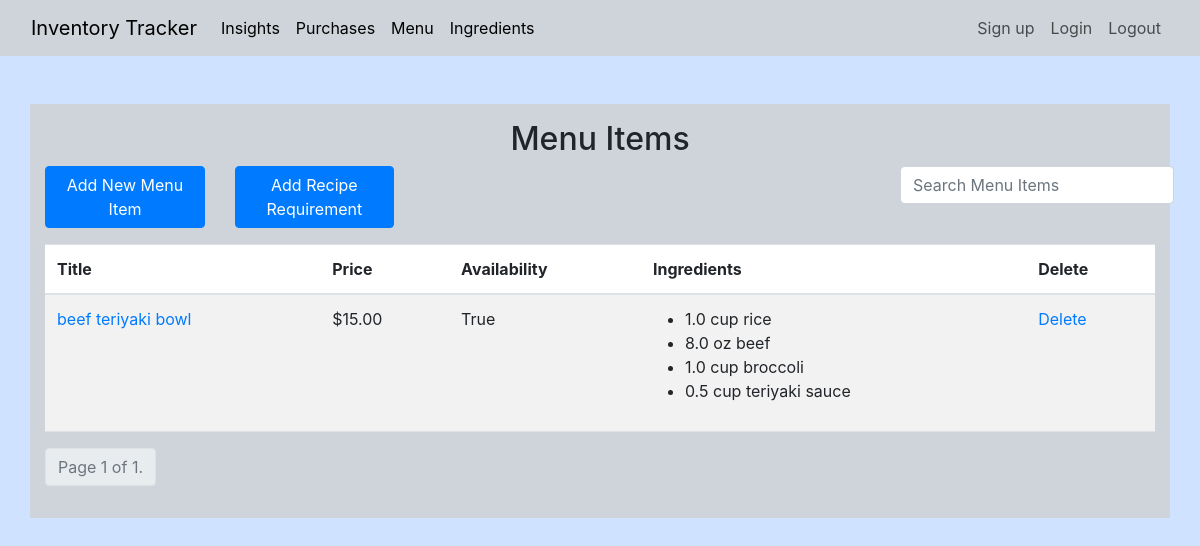
The page /menu/ (signed in) on the database its author committed.
### inventoryApp/models.py (models this page shows, shortened)
class MenuItem(models.Model):
    title = models.CharField(max_length=200, unique=True)
    price = models.FloatField(default=0.00)
    user = models.ForeignKey(User, on_delete=models.CASCADE, default=None)
    def available(self):
        return all(X.enough() for X in self.reciperequirement_set.all())

class RecipeRequirement(models.Model):
    menu_item = models.ForeignKey(MenuItem, on_delete=models.CASCADE)
    ingredient = models.ForeignKey(Ingredient, on_delete=models.CASCADE)
    quantity = models.FloatField(default=0)
    unit = models.CharField(max_length=20, choices=UNITS_OF_MEASUREMENT, default='lb')
    user = models.ForeignKey(User, on_delete=models.CASCADE, default=None)
    def enough(self):
        required_quantity = UnitConversionUtil.convert_to_common_unit(self.quantity, self.unit, self.ingredient.name)
        available_quantity = UnitConversionUtil.convert_to_common_unit(self.ingredient.quantity, self.ingredient.unit,
                                                                       self.ingredient.name)
        return required_quantity <= available_quantity

class Ingredient(models.Model):
    name = models.CharField(max_length=200, unique=True)
    quantity = models.FloatField(default=0)
    unit = models.CharField(max_length=20, choices=UNITS_OF_MEASUREMENT, default='lb')
    price_per_unit = models.FloatField(default=0)
    user = models.ForeignKey(User, on_delete=models.CASCADE, default=None)

### inventoryApp/views.py (the view)
# urls.py: path('menu/', MenuListView.as_view(), name='menu-detail'),
class MenuListView(LoginRequiredMixin, ListView):
    template_name = 'inventoryApp/menu.html'
    model = MenuItem
    ordering = ['title']
    paginate_by = 5
    def get_queryset(self):
        queryset = super().get_queryset()
        queryset = queryset.filter(user=self.request.user)
        search_term = self.request.GET.get('search', None)
        if search_term:
            queryset = queryset.filter(title__icontains=search_term)
        return queryset

### inventoryApp/constants/util.py (called while the page is built)
    @staticmethod
    def convert_to_common_unit(quantity, unit, ingredient_name):
        density = INGREDIENT_DENSITIES.get(ingredient_name)
        if density is None:
            best_match = difflib.get_close_matches(ingredient_name, INGREDIENT_DENSITIES.keys(), n=1)
            if best_match:
                density = INGREDIENT_DENSITIES[best_match[0]]
            else:
                density = 1  # Density of water as default
        for key in UNIT_CONVERSIONS:
            if key.find(unit) != -1:
                quantity *= UNIT_CONVERSIONS.get(key)
                break
        return quantity / density  # Convert to grams or milliliters

### inventoryApp/templates/inventoryApp/menu.html (shortened to what this page needs)
{% extends 'inventoryApp/base.html' %}
{% block content %}
<div class="container bg-dark-subtle mt-5 pt-3 pb-3">
    <h2 style="text-align: center">Menu Items</h2>
    <div class="row justify-content-between mb-3">
        <div class="col-md-2">
            <a type="button" class="btn btn-primary btn-block" href="{% url 'add-menu-item' %}">Add New Menu Item</a>
        </div>
        <div class="col-md-7">
            <a type="button" class="btn btn-primary btn-block" style="width: 25%" href="{% url 'add-recipe-requirement' %}">
                Add Recipe Requirement</a>
        </div>
        <div class="col-md-3">
            <form action="" method="get">
              <input class="form-control" style="width: auto" type="text" name="search" placeholder="Search Menu Items">
            </form>
        </div>
   </div>
    <div class="table-responsive">
        <table class="table table-striped">
            <thead>
                <tr>
                    <th>Title</th>
                    <th>Price</th>
                    <th>Availability</th>
                    <th>Ingredients</th>
                    <th>Delete</th>
                </tr>
            </thead>
            <tbody>
            {% for menu_item in object_list %}
                <tr>
                    <td>
                        <a href="{% url "update-menu-item" menu_item.id %}">{{ menu_item.title }}</a>
                    </td>
                    <td class="price">${{ menu_item.price|stringformat:".2f" }}</td>
                    <td>{{ menu_item.available }}</td>
                    <td><ul class="menu-item-ingredients">
                {% for recipe_requirement in menu_item.reciperequirement_set.all %}
                <li>{{ recipe_requirement.quantity }} {{recipe_requirement.unit }}
                    {{ recipe_requirement.ingredient.name }}</li>
                {% empty %}
                    No ingredients.
                {% endfor %}
            </ul></td>
                <td><a href="{% url 'delete-menu-item' menu_item.id %}">Delete</a></td>
                </tr>
            {% empty %}
                <tr>
                    <td colspan="5">No results found.</td>
                </tr>
            {% endfor %}
            </tbody>
        </table>
    </div>
    <div>
      <ul class="pagination">
        <li class="page-item disabled">
          <span class="page-link bg-body-secondary">
            Page {{ page_obj.number }} of {{ page_obj.paginator.num_pages }}.
          </span>
        </li>
      </ul>
    </div>
</div>
{% endblock %}

### rows shown on the page
MenuItem: title "beef teriyaki bowl", price "15.00", available "True"
RecipeRequirement: quantity "1.0", unit "cup", ingredient.name "rice"
RecipeRequirement: quantity "8.0", unit "oz", ingredient.name "beef"
RecipeRequirement: quantity "1.0", unit "cup", ingredient.name "broccoli"
RecipeRequirement: quantity "0.5", unit "cup", ingredient.name "teriyaki sauce"

### other values the page prints
{{ page_obj.number }} "1"
{{ page_obj.paginator.num_pages }} "1"
